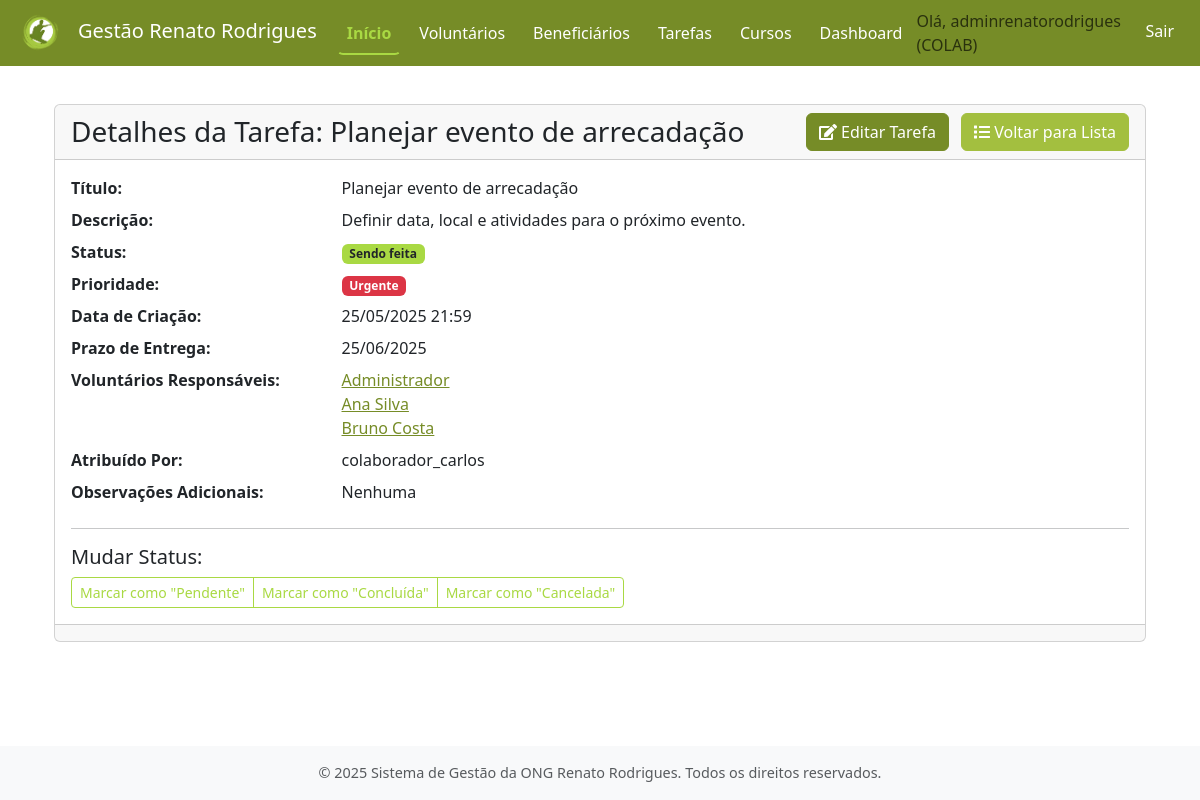
The app's page /tarefas/4/ (signed in) with its own data.
### contas/models.py (models this page shows, shortened)
class Usuario(AbstractUser):
    TIPOS_USUARIO = [
        ('ADMIN', 'Administrador'),
        ('VOLUNT', 'Voluntário'),
    ]
    tipo_usuario = models.CharField(
        max_length=6,
        choices=TIPOS_USUARIO,
        default='VOLUNT',
        verbose_name='Tipo de Usuário'
    )
    groups = models.ManyToManyField(
        'auth.Group',
        verbose_name='grupos',
        blank=True,
        help_text='Os grupos aos quais este usuário pertence. Um usuário receberá todas as permissões concedidas a cada um de seus grupos.',
        related_name="usuario_set_contas",  # Nome único para related_name
        related_query_name="usuario_contas",
    )
    user_permissions = models.ManyToManyField(
        'auth.Permission',
        verbose_name='permissões do usuário',
        blank=True,
        help_text='Permissões específicas para este usuário.',
        related_name="usuario_set_contas_perm",  # Nome único para related_name
        related_query_name="usuario_contas_perm",
    )

### tarefas/models.py (models this page shows, shortened)
class Tarefa(models.Model):
    STATUS_TAREFA = [
        ('PEND', 'Pendente'),
        ('FAZE', 'Sendo feita'),
        ('CONC', 'Concluída'),
        ('CANC', 'Cancelada'),
    ]
    PRIORIDADE_TAREFA = [
        (1, 'Baixa'),
        (2, 'Média'),
        (3, 'Alta'),
        (4, 'Urgente'),
    ]
    titulo = models.CharField(max_length=200, verbose_name='Título da Tarefa')
    descricao = models.TextField(verbose_name='Descrição Detalhada')
    status = models.CharField(
        max_length=4,
        choices=STATUS_TAREFA,
        default='PEND',
        verbose_name='Status'
    )
    prioridade = models.IntegerField(
        choices=PRIORIDADE_TAREFA,
        default=2,
        verbose_name='Prioridade'
    )
    data_criacao = models.DateTimeField(auto_now_add=True, verbose_name='Data de Criação')
    data_prevista_conclusao = models.DateField(blank=True, null=True, verbose_name='Prazo de Entrega')
    data_conclusao_efetiva = models.DateField(blank=True, null=True, verbose_name='Data de Conclusão Efetiva')
    voluntarios_responsaveis = models.ManyToManyField(
        'voluntarios.Voluntario',
        blank=True, # Uma tarefa pode ser criada sem voluntários inicialmente
        related_name='tarefas_responsaveis', # Novo related_name para evitar conflitos
        verbose_name='Voluntários Responsáveis'
    )
    atribuido_por = models.ForeignKey(
        settings.AUTH_USER_MODEL, # Usuário do sistema (Colaborador/Admin) que atribuiu
        on_delete=models.SET_NULL,
        null=True,
        blank=True, # Pode ser uma tarefa criada pelo próprio voluntário ou sistema
        related_name='tarefas_criadas',
        verbose_name='Atribuído Por'
    )
    observacoes = models.TextField(blank=True, null=True, verbose_name='Observações Adicionais')
    class Meta:
        verbose_name = 'Tarefa'
        verbose_name_plural = 'Tarefas'
        ordering = ['-prioridade', 'data_prevista_conclusao', 'titulo'] # Ordenar por prioridade (maior primeiro), depois prazo

### voluntarios/models.py (models this page shows, shortened)
class Voluntario(models.Model):
    usuario = models.OneToOneField(
        settings.AUTH_USER_MODEL,
        on_delete=models.CASCADE,
        verbose_name='Usuário',
        help_text='Conta de usuário associada a este voluntário.'
    )
    nome_completo = models.CharField(max_length=255, verbose_name='Nome Completo')
    cpf = models.CharField(max_length=14, unique=True, verbose_name='CPF', help_text='Formato: XXX.XXX.XXX-XX')
    rg = models.CharField(max_length=10, verbose_name='RG') # Tornando obrigatório
    data_nascimento = models.DateField(verbose_name='Data de Nascimento')
    telefone = models.CharField(max_length=20, blank=True, null=True, verbose_name='Telefone Celular', help_text='Formato: (XX) XXXXX-XXXX')
    cep = models.CharField(max_length=9, blank=True, null=True, verbose_name='CEP', help_text='Formato: XXXXX-XXX')
    logradouro = models.CharField(max_length=255, blank=True, null=True, verbose_name='Logradouro')
    numero_endereco = models.CharField(max_length=10, blank=True, null=True, verbose_name='Número')
    complemento_endereco = models.CharField(max_length=100, blank=True, null=True, verbose_name='Complemento')
    bairro = models.CharField(max_length=100, blank=True, null=True, verbose_name='Bairro')
    cidade = models.CharField(max_length=100, blank=True, null=True, verbose_name='Cidade')
    estado = models.CharField(max_length=2, blank=True, null=True, verbose_name='UF') # Sigla do estado, ex: SP
    areas_interesse = models.TextField(blank=True, null=True, verbose_name='Áreas de Interesse', help_text='Descreva as áreas em que o voluntário tem interesse em atuar.')
    disp_seg_m = models.BooleanField(default=False, verbose_name='Segunda (Manhã)')
    disp_seg_t = models.BooleanField(default=False, verbose_name='Segunda (Tarde)')
    disp_seg_n = models.BooleanField(default=False, verbose_name='Segunda (Noite)')
    disp_ter_m = models.BooleanField(default=False, verbose_name='Terça (Manhã)')
    disp_ter_t = models.BooleanField(default=False, verbose_name='Terça (Tarde)')
    disp_ter_n = models.BooleanField(default=False, verbose_name='Terça (Noite)')
    disp_qua_m = models.BooleanField(default=False, verbose_name='Quarta (Manhã)')
    disp_qua_t = models.BooleanField(default=False, verbose_name='Quarta (Tarde)')
    disp_qua_n = models.BooleanField(default=False, verbose_name='Quarta (Noite)')
    disp_qui_m = models.BooleanField(default=False, verbose_name='Quinta (Manhã)')
    disp_qui_t = models.BooleanField(default=False, verbose_name='Quinta (Tarde)')
    disp_qui_n = models.BooleanField(default=False, verbose_name='Quinta (Noite)')
    disp_sex_m = models.BooleanField(default=False, verbose_name='Sexta (Manhã)')
    disp_sex_t = models.BooleanField(default=False, verbose_name='Sexta (Tarde)')
    disp_sex_n = models.BooleanField(default=False, verbose_name='Sexta (Noite)')
    disp_sab_m = models.BooleanField(default=False, verbose_name='Sábado (Manhã)')
    disp_sab_t = models.BooleanField(default=False, verbose_name='Sábado (Tarde)')
    disp_sab_n = models.BooleanField(default=False, verbose_name='Sábado (Noite)')
    disp_dom_m = models.BooleanField(default=False, verbose_name='Domingo (Manhã)')
    disp_dom_t = models.BooleanField(default=False, verbose_name='Domingo (Tarde)')
    disp_dom_n = models.BooleanField(default=False, verbose_name='Domingo (Noite)')
    data_cadastro = models.DateTimeField(auto_now_add=True, verbose_name='Data de Cadastro')
    ativo = models.BooleanField(default=True, verbose_name='Ativo')
    data_inativacao = models.DateTimeField(null=True, blank=True, verbose_name='Data de Inativação')
    class Meta:
        verbose_name = 'Voluntário'
        verbose_name_plural = 'Voluntários'
        ordering = ['nome_completo']

### tarefas/views.py (the view)
# urls.py: path('<int:tarefa_id>/', views.detalhar_tarefa, name='detalhar_tarefa'),
@login_required
def detalhar_tarefa(request, tarefa_id):
    tarefa = get_object_or_404(Tarefa, pk=tarefa_id)
    contexto = {
        'tarefa': tarefa,
        'titulo_pagina': f'Detalhes da Tarefa: {tarefa.titulo}'
    }
    return render(request, 'tarefas/detalhar_tarefa.html', contexto)

### tarefas/templates/tarefas/detalhar_tarefa.html (shortened to what this page needs)
{% extends "core/base.html" %}
{% block content %}
<div class="container mt-4">
    <div class="card">
        <div class="card-header d-flex justify-content-between align-items-center">
            <h1 class="mb-0 h3">{{ titulo_pagina }}</h1>
            <div>
                <a href="{% url 'tarefas:editar_tarefa' tarefa.id %}" class="btn btn-primary me-2">
                    <i class="fas fa-edit"></i> Editar Tarefa
                </a>
                <a href="{% url 'tarefas:listar_tarefas' %}" class="btn btn-secondary">
                    <i class="fas fa-list"></i> Voltar para Lista
                </a>
            </div>
        </div>
        <div class="card-body">
            <dl class="row">
                <dt class="col-sm-3">Título:</dt>
                <dd class="col-sm-9">{{ tarefa.titulo }}</dd>
                <dt class="col-sm-3">Descrição:</dt>
                <dd class="col-sm-9">{{ tarefa.descricao|linebreaksbr }}</dd>
                <dt class="col-sm-3">Status:</dt>
                <dd class="col-sm-9">
                    <span class="badge
                        {% if tarefa.status == 'FAZE' %}bg-info text-dark{% endif %}
                    ">{{ tarefa.get_status_display }}</span>
                </dd>
                <dt class="col-sm-3">Prioridade:</dt>
                <dd class="col-sm-9">
                    <span class="badge
                        {% if tarefa.prioridade == 4 %}bg-danger{% endif %}
                    ">{{ tarefa.get_prioridade_display }}</span>
                </dd>
                <dt class="col-sm-3">Data de Criação:</dt>
                <dd class="col-sm-9">{{ tarefa.data_criacao|date:"d/m/Y H:i" }}</dd>
                <dt class="col-sm-3">Prazo de Entrega:</dt>
                <dd class="col-sm-9">{{ tarefa.data_prevista_conclusao|date:"d/m/Y"|default:"Não definido" }}</dd>
                <dt class="col-sm-3">Voluntários Responsáveis:</dt>
                <dd class="col-sm-9">
                    {% if tarefa.voluntarios_responsaveis.all %}
                        <ul class="list-unstyled mb-0">
                        {% for voluntario in tarefa.voluntarios_responsaveis.all %}
                            <li>
                                <a href="{% url 'voluntarios:detalhar_voluntario' voluntario.id %}">
                                    {{ voluntario.nome_completo }}
                                </a>
                            </li>
                        {% endfor %}
                        </ul>
                    {% else %}
                        Nenhum voluntário atribuído
                    {% endif %}
                </dd>
                <dt class="col-sm-3">Atribuído Por:</dt>
                <dd class="col-sm-9">{{ tarefa.atribuido_por.username|default:"Sistema" }}</dd>
                <dt class="col-sm-3">Observações Adicionais:</dt>
                <dd class="col-sm-9">{{ tarefa.observacoes|linebreaksbr|default:"Nenhuma" }}</dd>
            </dl>
            <hr>
            <h5>Mudar Status:</h5>
            <div class="btn-group" role="group" aria-label="Mudar status da tarefa">
                {% for valor, texto in tarefa.STATUS_TAREFA %}
                    {% if tarefa.status != valor %}
                    <a href="{% url 'tarefas:atualizar_status_tarefa' tarefa.id valor %}" class="btn btn-outline-info btn-sm">
                        Marcar como "{{ texto }}"
                    </a>
                    {% endif %}
                {% endfor %}
            </div>
        </div>
        <div class="card-footer text-muted">
        </div>
    </div>
</div>
{% endblock content %}

### core/templates/core/base.html (shortened to what this page needs)
<!DOCTYPE html>
<html lang="pt-br">
  <head>
    <link
      href="https://cdn.jsdelivr.net/npm/bootstrap@5.3.0-alpha1/dist/css/bootstrap.min.css"
      rel="stylesheet"
    />
    <link
      rel="stylesheet"
      href="https://cdnjs.cloudflare.com/ajax/libs/font-awesome/5.15.4/css/all.min.css"
    />
    {% load static %}
    <link rel="stylesheet" href="{% static 'core/css/estilos.css' %}" />
  </head>
  <body>
    <nav class="navbar navbar-expand-lg navbar-custom fixed-top">
      <div class="container-fluid">
        <a class="navbar-brand" href="{% url 'core:pagina_inicial' %}">
          <img src="{% static 'core/img/logo_ong.png' %}" alt="Logo da ONG" style="height: 40px; margin-right: 10px;">Gestão Renato Rodrigues
        </a>
        <div class="collapse navbar-collapse" id="navbarNav">
          <ul class="navbar-nav me-auto mb-2 mb-lg-0">
            <li class="nav-item">
              <a
                class="nav-link active"
                aria-current="page"
                href="{% url 'core:pagina_inicial' %}"
                >Início</a
              >
            </li>
            {% if user.is_authenticated %}
            <li class="nav-item">
              <a class="nav-link" href="{% url 'voluntarios:listar_voluntarios' %}">Voluntários</a>
            </li>
            <li class="nav-item">
              <a class="nav-link" href="{% url 'beneficiarios:listar_beneficiarios' %}">Beneficiários</a>
            </li>
            <li class="nav-item">
              <a class="nav-link" href="{% url 'tarefas:listar_tarefas' %}">Tarefas</a>
            </li>
            <li class="nav-item">
              <a class="nav-link" href="{% url 'cursos:listar_cursos_ong' %}">Cursos</a>
            </li>
            <li class="nav-item">
              <a class="nav-link" href="{% url 'dashboard:painel_principal' %}">Dashboard</a>
            </li>
            {% endif %}
          </ul>
          <ul class="navbar-nav">
            {% if user.is_authenticated %}
            <li class="nav-item">
              <span class="navbar-text me-2">
                Olá, {{ user.username }} ({{ user.get_tipo_usuario_display }})
              </span>
            </li>
            <li class="nav-item">
              <a class="nav-link" href="{% url 'contas:logout' %}">Sair</a>
            </li>
            {% else %}
            <li class="nav-item">
              <a class="nav-link" href="{% url 'contas:login' %}">Entrar</a>
            </li>
            {% endif %}
          </ul>
        </div>
      </div>
    </nav>
    <main class="main-content container mt-4 mb-4">
       {% block content %}{% endblock content %}
    </main>
    <footer class="footer mt-auto py-3 bg-light">
      <div class="container text-center">
        <span class="text-muted"
          >© {% now "Y" %} Sistema de Gestão da ONG Renato Rodrigues. Todos os direitos
          reservados.</span
        >
      </div>
    </footer>
  </body>
</html>

### core/static/core/css/estilos.css (style rules this page uses)
:root { --cor-primaria-ong: #768C27; --cor-secundaria-ong: #A3BF3F; --cor-destaque-ong: #A9D943; --cor-texto-sobre-primaria: #FFFFFF; --cor-texto-sobre-secundaria: #FFFFFF; --cor-texto-sobre-destaque: #212529; }
.btn-primary { background-color: var(--cor-primaria-ong) !important; border-color: var(--cor-primaria-ong) !important; color: var(--cor-texto-sobre-primaria) !important; }
.btn-secondary { background-color: var(--cor-secundaria-ong) !important; border-color: var(--cor-secundaria-ong) !important; color: var(--cor-texto-sobre-secundaria) !important; }
.bg-info { background-color: var(--cor-destaque-ong) !important; color: var(--cor-texto-sobre-destaque) !important; }
.btn-outline-info { color: var(--cor-destaque-ong) !important; border-color: var(--cor-destaque-ong) !important; }
a { color: var(--cor-primaria-ong); }
.navbar-custom { background-color: var(--cor-primaria-ong) !important; }
.navbar-custom .navbar-brand { color: var(--cor-texto-sobre-primaria) !important; }
.navbar-custom .nav-link { color: var(--cor-texto-sobre-primaria); padding: 0.5rem 1rem; margin: 0 0.25rem; border: 2px solid transparent; border-radius: 0.375rem; font-weight: 500; transition: all 0.3s ease-in-out; }
.navbar-custom .nav-link.active { color: var(--cor-destaque-ong); font-weight: bold; border-bottom: 2px solid var(--cor-destaque-ong); border-top-color: transparent; border-left-color: transparent; border-right-color: transparent; background-color: transparent; box-shadow: none; transform: none; }

### core/templates/core/base.html (style rules this page uses)
body { padding-top: 56px; display: flex; flex-direction: column; min-height: 100vh; }
.main-content { flex: 1; }
.footer { background-color: #f8f9fa; padding: 1rem 0; text-align: center; font-size: 0.9rem; color: #6c757d; }

### records on screen
Usuario: username "adminrenatorodrigues", tipo_usuario "COLAB"
Tarefa: titulo "Planejar evento de arrecadação", descricao "Definir data, local e atividades para o próximo evento.", status "Sendo feita", prioridade "Urgente", data_criacao "25/05/2025 21:59", data_prevista_conclusao "25/06/2025", atribuido_por.username "colaborador_carlos", observacoes "Nenhuma"
Voluntario: nome_completo "Administrador"
Voluntario: nome_completo "Ana Silva"
Voluntario: nome_completo "Bruno Costa"

### other values on screen
{{ titulo_pagina }} "Detalhes da Tarefa: Planejar evento de arrecadação"
{{ texto }} "Pendente" "Concluída" "Cancelada"
